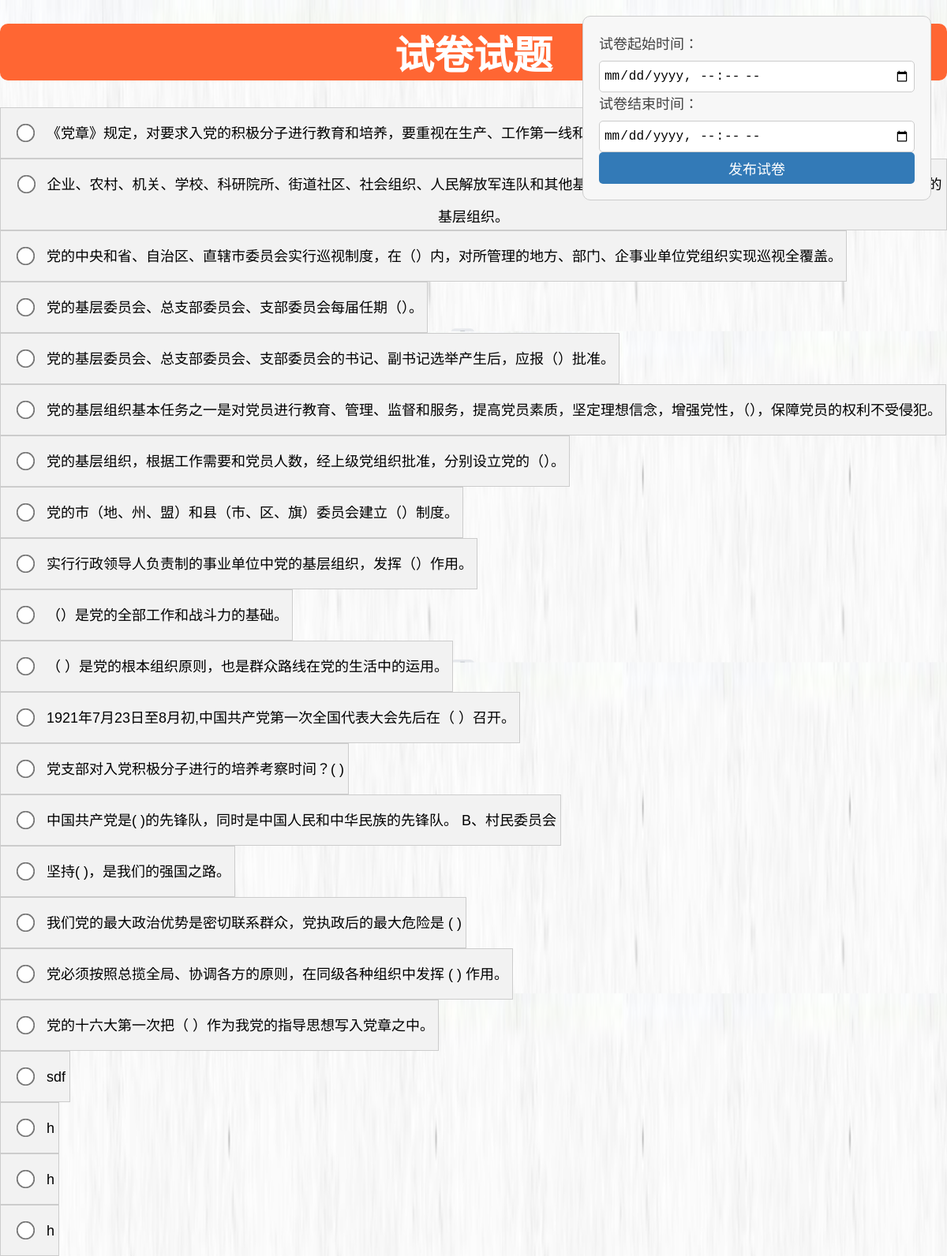
The page /PhpProject1/organizer/generate_quiz.php on the database its author committed.
### tables this page shows
CREATE TABLE `question_bank` (
  `no` int(11) NOT NULL,
  `content` varchar(200) NOT NULL,
  `option1` varchar(20) NOT NULL,
  `option2` varchar(20) NOT NULL,
  `option3` varchar(20) NOT NULL,
  `option4` varchar(20) NOT NULL,
  `answer` varchar(20) NOT NULL
);

### PhpProject1/organizer/generate_quiz.php (the view, shortened to what this page needs)
<?php
$servername = 'localhost';
$username = 'root';
$password = '';
$dbname = 'sgm';
$conn = new mysqli($servername, $username, $password, $dbname);
?>
<form action="submit.php" method="POST"  onsubmit="return validateForm();">
    <h1>试卷试题</h1>
<?php
$query = "SELECT * FROM question_bank order by no";
$result = mysqli_query($conn, $query);
$i=1;
while ($row = mysqli_fetch_assoc($result)) {
  ?>
    <table class="ti">
        <td>
    <?php
        echo "<input type='radio'  name='".$i."' value='".$row["no"]."'>" . $row["content"] . "</p>";
        $i++;
        ?>
        </td>
    </table>
    <?php
            }
?>
    <div class="form-wrapper">
    <label for="start-time">试卷起始时间：</label>
    <input type="datetime-local" id="start-time" name="start-time" required><br>
    <label for="end-time">试卷结束时间：</label>
    <input type="datetime-local" id="end-time" name="end-time" required><br>
    <input type="submit" class="sub" value="发布试卷">
  </div>
</form>

### PhpProject1/organizer/generate_quiz.php (style rules this page uses)
form { font-size: 25px; margin: 0 auto; margin-top: 30px; }
input[type=radio] { transform: scale(1.8); margin: 20px; }
h1 { text-align: center; display: flex; flex-direction: column; background-color: #ff6633; color: #fff; border: 20px; border-radius: 10px; cursor: pointer; }
.form-wrapper { position: fixed; top: 20px; right: 20px; width: 400px; padding: 20px; border: 1px solid #ccc; background-color: #f7f7f7; border-radius: 10px; }
label { font-size: 18px; color: #444; margin-bottom: 10px; display: block; }
input[type="datetime-local"] { width: 100%; height: 40px; font-size: 16px; padding: 5px; border: 1px solid #ccc; border-radius: 5px; outline: none; }
input[type="submit"] { width: 100%; height: 40px; font-size: 18px; color: #fff; background-color: #337ab7; border: none; border-radius: 5px; cursor: pointer; }
table { text-align: center; font-size: 16px; border-collapse: collapse; }
table td { border: 1px solid #ccc; padding: 5px; vertical-align: top; font-size: 18px; color: black; }

### rows shown on the page
question_bank: content "《党章》规定，对要求入党的积极分子进行教育和培养，要重视在生产、工作第一线和（）中发展党员。"
question_bank: content "企业、农村、机关、学校、科研院所、街道社区、社会组织、人民解放军连队和其他基层单位，凡是有正式党员（）人以上的，都应当成立党的基层组织。"
question_bank: content "党的中央和省、自治区、直辖市委员会实行巡视制度，在（）内，对所管理的地方、部门、企事业单位党组织实现巡视全覆盖。"
question_bank: content "党的基层委员会、总支部委员会、支部委员会每届任期（）。"
question_bank: content "党的基层委员会、总支部委员会、支部委员会的书记、副书记选举产生后，应报（）批准。"
question_bank: content "党的基层组织基本任务之一是对党员进行教育、管理、监督和服务，提高党员素质，坚定理想信念，增强党性，（），保障党员的权利不受侵犯。"
question_bank: content "党的基层组织，根据工作需要和党员人数，经上级党组织批准，分别设立党的（）。"
question_bank: content "党的市（地、州、盟）和县（市、区、旗）委员会建立（）制度。"
question_bank: content "实行行政领导人负责制的事业单位中党的基层组织，发挥（）作用。"
question_bank: content "（）是党的全部工作和战斗力的基础。"
question_bank: content "（ ）是党的根本组织原则，也是群众路线在党的生活中的运用。"
question_bank: content "1921年7月23日至8月初,中国共产党第一次全国代表大会先后在（ ）召开。"
question_bank: content "党支部对入党积极分子进行的培养考察时间？( )"
question_bank: content "中国共产党是( )的先锋队，同时是中国人民和中华民族的先锋队。 B、村民委员会"
question_bank: content "坚持( )，是我们的强国之路。"
question_bank: content "我们党的最大政治优势是密切联系群众，党执政后的最大危险是 ( )"
question_bank: content "党必须按照总揽全局、协调各方的原则，在同级各种组织中发挥 ( ) 作用。"
question_bank: content "党的十六大第一次把（ ）作为我党的指导思想写入党章之中。"
question_bank: content "sdf"
question_bank: content "h"
question_bank: content "h"
question_bank: content "h"
